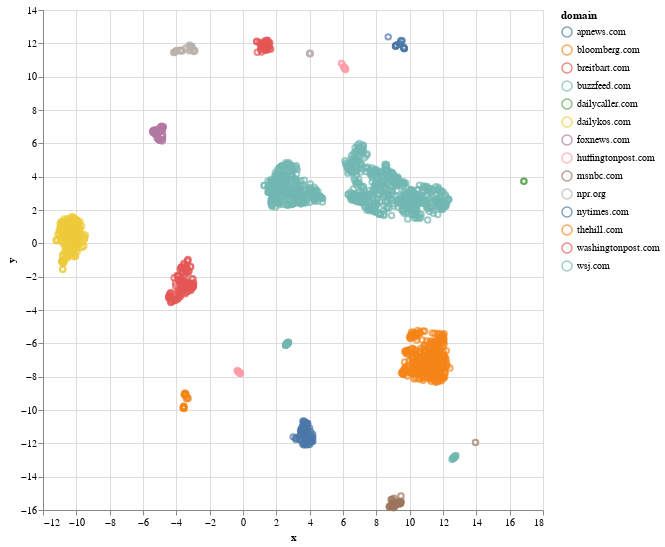

Write notebook code for a chart like this one.
### Code cell
(alt
    .Chart(points.sample(frac=0.1), width=500, height=500)
    .mark_point()
    .encode(x='x', y='y', tooltip='label', color='domain'))

### Figure 1 — Vega-Lite specification as saved in the notebook (floating-point values rounded to 4 significant figures; data arrays with more than 128 entries replaced by an {"elided": "..."} marker saying what was removed)
{"$schema": "https://vega.github.io/schema/vega-lite/v2.6.0.json", "config": {"view": {"height": 300, "width": 400}}, "data": {"name": "data-c30609e1151d8bbf5fb7541f043b12e4"}, "datasets": {"data-c30609e1151d8bbf5fb7541f043b12e4": {"elided": "1890 records"}}, "encoding": {"color": {"field": "domain", "type": "nominal"}, "tooltip": {"field": "label", "type": "nominal"}, "x": {"field": "x", "type": "quantitative"}, "y": {"field": "y", "type": "quantitative"}}, "height": 500, "mark": "point", "width": 500}
